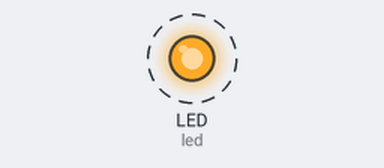
The program below on a simulated CircuitPython board. On the bench: output pins drawn as LEDs (lit = HIGH). Dashed ring = blinking.

Above: at 0.5 s.
Timing chart, 0 to 4.6 s (numbered marks = the images above):
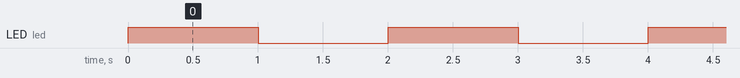

The program:

led_adafruit.py
```python
'''
Experiment: LED Blink
Platform: 01studio
'''

# Import modules
import board
from digitalio import DigitalInOut, Direction
from time import sleep

# Initialize LED
led = DigitalInOut(board.LED)
led.direction = Direction.OUTPUT

# Blink LED in loop
while True:
    led.value = 1  # Output high level, turn on built-in blue LED
    sleep(1)
    led.value = 0  # Output low level, turn off built-in blue LED
    sleep(1)
```

Measured:
- by itself, LED (led): alternates HIGH for 1.0 s and LOW for 1.0 s
